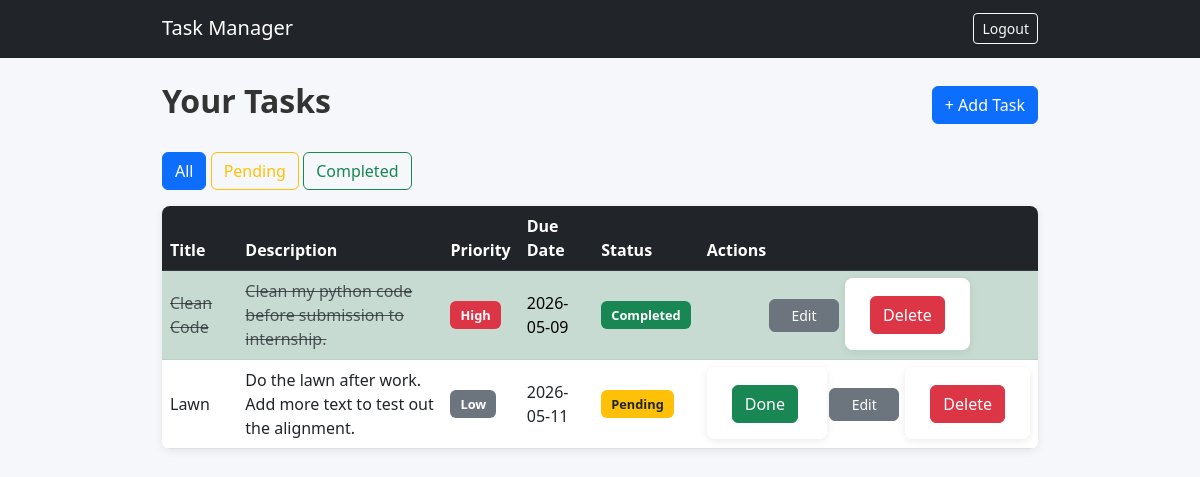
The page /dashboard (signed in) on the database as committed earlier.
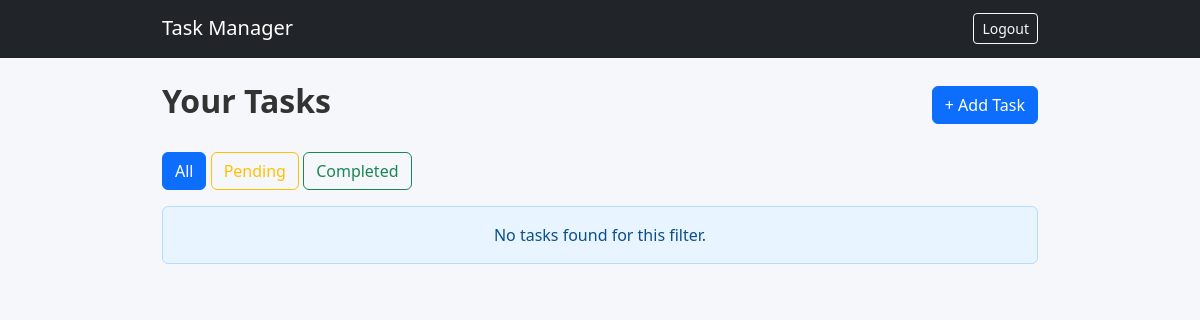
The same page on the database as committed later.
### tables this page shows
CREATE TABLE tasks (
    id INTEGER PRIMARY KEY AUTOINCREMENT,
    user_id INTEGER NOT NULL,
    title TEXT NOT NULL,
    description TEXT,
    priority TEXT DEFAULT 'Medium',
    due_date TEXT,
    completed INTEGER DEFAULT 0,
    FOREIGN KEY (user_id) REFERENCES users(id)
);

### app.py (the view)
@app.route("/dashboard", methods=["GET"])
def dashboard():
    if "user_id" not in session:
        return redirect(url_for("login"))
    filter_option = request.args.get("filter", "all")
    conn = get_db()
    cur = conn.cursor()
    if filter_option == "completed":
        cur.execute(
            "SELECT * FROM tasks WHERE user_id = ? AND completed = 1",
            (session["user_id"],)
        )
    elif filter_option == "pending":
        cur.execute(
            "SELECT * FROM tasks WHERE user_id = ? AND completed = 0",
            (session["user_id"],)
        )
    else:
        cur.execute(
            "SELECT * FROM tasks WHERE user_id = ?",
            (session["user_id"],)
        )
    tasks = cur.fetchall()
    conn.close()
    return render_template(
        "dashboard.html",
        tasks=tasks,
        filter_option=filter_option,
        current_date=str(date.today())
    )

### app.py (called while the page is built)
def get_db():
    conn = sqlite3.connect(DATABASE)
    conn.row_factory = sqlite3.Row
    return conn

### templates/dashboard.html
{% extends "base.html" %}
{% block content %}
<div class="d-flex justify-content-between align-items-center mb-4">
    <h2>Your Tasks</h2>
    <a href="{{ url_for('add_task') }}" class="btn btn-primary">+ Add Task</a>
</div>
<div class="mb-3">
    <a href="{{ url_for('dashboard', filter='all') }}"
       class="btn btn-outline-primary {% if filter_option == 'all' %}active{% endif %}">
        All
    </a>
    <a href="{{ url_for('dashboard', filter='pending') }}"
       class="btn btn-outline-warning {% if filter_option == 'pending' %}active{% endif %}">
        Pending
    </a>
    <a href="{{ url_for('dashboard', filter='completed') }}"
       class="btn btn-outline-success {% if filter_option == 'completed' %}active{% endif %}">
        Completed
    </a>
</div>
{% if tasks|length == 0 %}
    <div class="alert alert-info text-center">
        No tasks found for this filter.
    </div>
{% else %}
    <table class="table table-striped table-hover">
        <thead class="table-dark">
            <tr>
                <th>Title</th>
                <th>Description</th>
                <th>Priority</th>
                <th>Due Date</th>
                <th>Status</th>
                <th style="width: 180px;">Actions</th>
            </tr>
        </thead>
        <tbody>
            {% for task in tasks %}
            <tr class="
                {% if task.completed %}
                    table-success
                {% elif task.due_date and task.due_date < current_date %}
                    table-danger
                {% endif %}
            ">
                <td class="{% if task.completed %}text-decoration-line-through text-muted{% endif %}">
                    {{ task.title }}
                </td>
                <td class="{% if task.completed %}text-decoration-line-through text-muted{% endif %}">
                    {{ task.description }}
                </td>
                <td>
                    {% if task.priority == "High" %}
                        <span class="badge bg-danger">High</span>
                    {% elif task.priority == "Medium" %}
                        <span class="badge bg-primary">Medium</span>
                    {% else %}
                        <span class="badge bg-secondary">Low</span>
                    {% endif %}
                </td>
                <td>
                    {% if task.due_date %}
                        {% if not task.completed and task.due_date < current_date %}
                            <span class="text-danger fw-bold">{{ task.due_date }} (Overdue)</span>
                        {% else %}
                            {{ task.due_date }}
                        {% endif %}
                    {% else %}
                        <span class="text-muted">No date</span>
                    {% endif %}
                </td>
                <td>
                    {% if task.completed %}
                        <span class="badge bg-success">Completed</span>
                    {% else %}
                        <span class="badge bg-warning text-dark">Pending</span>
                    {% endif %}
                </td>
                <td class="actions-cell">
                    {% if not task.completed %}
                        <form method="POST" action="{{ url_for('complete_task', task_id=task.id) }}"
                            style="display:inline;">
                            <button class="btn btn-success">Done</button>
                        </form>
                    {% endif %}
                    <a href="{{ url_for('edit_task', task_id=task.id) }}"
                       class="btn btn-secondary">Edit</a>
                    <form method="POST" action="{{ url_for('delete_task', task_id=task.id) }}"
                        onsubmit="return confirm('Delete this task?');" style="display:inline;">
                        <button class="btn btn-danger">Delete</button>
                    </form>
                </td>
            </tr>
            {% endfor %}
        </tbody>
    </table>
{% endif %}
{% endblock %}

### templates/base.html (shortened to what this page needs)
<!DOCTYPE html>
<html lang="en">
<head>
    <link rel="stylesheet" href="https://cdn.jsdelivr.net/npm/bootstrap@5.3.0/dist/css/bootstrap.min.css">
    <link rel="stylesheet" href="{{ url_for('static', filename='style.css') }}">
</head>
<body>
<nav class="navbar navbar-expand-lg navbar-dark bg-dark mb-4">
    <div class="container">
        <a class="navbar-brand" href="{{ url_for('dashboard') }}">Task Manager</a>
        {% if session.get('user_id') %}
        <div>
            <a href="{{ url_for('logout') }}" class="btn btn-outline-light btn-sm">Logout</a>
        </div>
        {% endif %}
    </div>
</nav>
<div class="container">
    {% block content %}{% endblock %}
</div>
</body>
</html>

### static/style.css (style rules this page uses)
body { background-color: #f5f7fa; font-family: "Segoe UI", Tahoma, Geneva, Verdana, sans-serif; }
.container { max-width: 900px; }
h2, h3 { font-weight: 600; color: #333; }
.navbar { border-bottom: 2px solid #222; }
.btn-primary, .btn-success, .btn-secondary, .btn-danger { border-radius: 6px; font-weight: 500; }
.btn-primary { background-color: #0d6efd; }
.alert { border-radius: 6px; font-size: 1rem; }
.alert-info { background-color: #e8f4ff; border: 1px solid #b6ddff; color: #0b4f8a; }

Rows that differ between the two databases and show on the page:
removed tasks: title "Clean Code", description "Clean my python code before submission to internship.", priority "High", due_date "2026-05-09", completed "Completed"
removed tasks: title "Lawn", description "Do the lawn after work. Add more text to test out the alignment.", priority "Low", due_date "2026-05-11", completed "Pending"
Other text that changed with them:
text no longer shown: "Title Description Priority Due Date Status Actions"
text now shown: "No tasks found for this filter."
